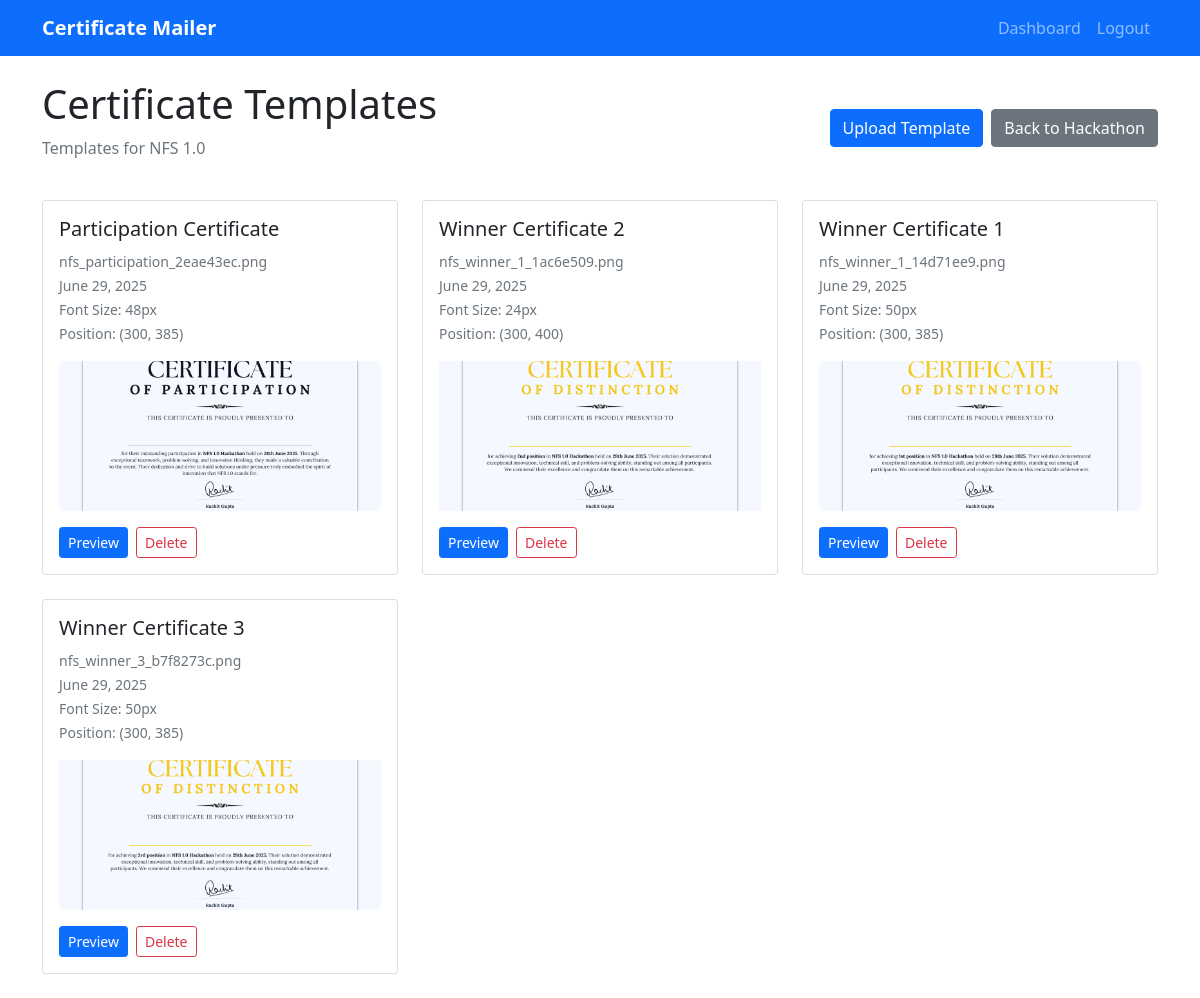
The page /hackathon/1/templates (signed in) on the database its author committed.
### models.py (models this page shows)
class Hackathon(db.Model):
    id = db.Column(db.Integer, primary_key=True)
    name = db.Column(db.String(100), nullable=False)
    description = db.Column(db.Text)
    created_at = db.Column(db.DateTime, default=datetime.utcnow)
    user_id = db.Column(db.Integer, db.ForeignKey('user.id'), nullable=False)
    certificate_templates = db.relationship('CertificateTemplate', backref='hackathon', lazy=True)
    participants = db.relationship('Participant', backref='hackathon', lazy=True)
    resubmission_form_link = db.Column(db.String(255))  # Link for resubmission form
    feedback_form_link = db.Column(db.String(255))  # Link for feedback form

class CertificateTemplate(db.Model):
    id = db.Column(db.Integer, primary_key=True)
    name = db.Column(db.String(100), nullable=False)  # e.g., "Winner", "Participation"
    filename = db.Column(db.String(255), nullable=False)
    name_x_position = db.Column(db.Float, default=300)
    name_y_position = db.Column(db.Float, default=400)
    font_size = db.Column(db.Integer, default=24)
    font_color = db.Column(db.String(7), default='#000000')
    hackathon_id = db.Column(db.Integer, db.ForeignKey('hackathon.id'), nullable=False)
    created_at = db.Column(db.DateTime, default=datetime.utcnow)

### blueprints/certificates/routes.py (the view)
@certificates_bp.route('/hackathon/<int:hackathon_id>/templates')
@login_required
def list_templates(current_user, hackathon_id):
    hackathon = Hackathon.query.filter_by(id=hackathon_id, user_id=current_user.id).first_or_404()
    templates = CertificateTemplate.query.filter_by(hackathon_id=hackathon_id).all()
    return render_template('certificates/list.html',
                         hackathon=hackathon,
                         templates=templates,
                         user=current_user)

### templates/certificates/list.html (shortened to what this page needs)
{% extends "base.html" %}
{% block content %}
<div class="d-flex justify-content-between align-items-center mb-4">
    <div>
        <h1>Certificate Templates</h1>
        <p class="text-muted">Templates for {{ hackathon.name }}</p>
    </div>
    <div class="d-flex gap-2">
        <a href="{{ url_for('certificates.upload_template', hackathon_id=hackathon.id) }}" class="btn btn-primary">
             Upload Template
        </a>
        <a href="{{ url_for('hackathon.hackathon_detail', id=hackathon.id) }}" class="btn btn-secondary">
             Back to Hackathon
        </a>
    </div>
</div>
{% if templates %}
    <div class="row">
        {% for template in templates %}
        <div class="col-md-6 col-lg-4 mb-4">
            <div class="card">
                <div class="card-body">
                    <h5 class="card-title">{{ template.name }}</h5>
                    <p class="card-text">
                        <small class="text-muted">
                             {{ template.filename }}<br>
                             {{ template.created_at.strftime('%B %d, %Y') }}<br>
                             Font Size: {{ template.font_size }}px<br>
                             Position: ({{ template.name_x_position|int }}, {{ template.name_y_position|int }})
                        </small>
                    </p>
                    {% set preview_path = 'uploads/certificates/' + hackathon.id|string + '/' + template.filename.replace('.pdf', '_preview.png') %}
                    <div class="mb-3">
                        <img src="{{ url_for('certificates.uploaded_file', filename='certificates/' + hackathon.id|string + '/' + template.filename.replace('.pdf', '_preview.png')) }}"
                             class="img-fluid rounded"
                             style="max-height: 150px; width: 100%; object-fit: cover;"
                             alt="Template preview"
                             onerror="this.style.display='none'">
                    </div>
                    <div class="d-flex gap-2">
                        <a href="{{ url_for('certificates.preview_template', hackathon_id=hackathon.id, template_id=template.id) }}"
                           class="btn btn-primary btn-sm">
                             Preview
                        </a>
                        <button class="btn btn-outline-danger btn-sm"
                                onclick="deleteTemplate('{{ template.id }}', '{{ template.name }}')">
                             Delete
                        </button>
                    </div>
                </div>
            </div>
        </div>
        {% endfor %}
    </div>
{% endif %}
{% endblock %}

### templates/base.html (shortened to what this page needs)
<!DOCTYPE html>
<html lang="en">
<head>
    <link href="https://cdn.jsdelivr.net/npm/bootstrap@5.1.3/dist/css/bootstrap.min.css" rel="stylesheet">
</head>
<body>    <nav class="navbar navbar-expand-lg navbar-dark bg-primary">
        <div class="container">
            <a class="navbar-brand" href="{{ url_for('main.index') }}">Certificate Mailer</a>
            <div class="navbar-nav ms-auto">
                {% if session.token %}
                    <a class="nav-link" href="{{ url_for('main.dashboard') }}">Dashboard</a>
                    <a class="nav-link" href="{{ url_for('auth.logout') }}">Logout</a>
                {% else %}
                    <a class="nav-link" href="{{ url_for('auth.login') }}">Login</a>
                    <a class="nav-link" href="{{ url_for('auth.signup') }}">Sign Up</a>
                {% endif %}
            </div>
        </div>
    </nav>
    <div class="container mt-4">
        {% block content %}{% endblock %}
    </div>
</body>
</html>

### templates/base.html (style rules this page uses)
.navbar-brand { font-weight: bold; }

### rows shown on the page
Hackathon: name "NFS 1.0"
CertificateTemplate: name "Participation Certificate", filename "nfs_participation_2eae43ec.png", created_at "June 29, 2025", font_size "48", name_x_position "300", name_y_position "385", filename (picture)
CertificateTemplate: name "Winner Certificate 2", filename "nfs_winner_1_1ac6e509.png", created_at "June 29, 2025", font_size "24", name_x_position "300", name_y_position "400", filename (picture)
CertificateTemplate: name "Winner Certificate 1", filename "nfs_winner_1_14d71ee9.png", created_at "June 29, 2025", font_size "50", name_x_position "300", name_y_position "385", filename (picture)
CertificateTemplate: name "Winner Certificate 3", filename "nfs_winner_3_b7f8273c.png", created_at "June 29, 2025", font_size "50", name_x_position "300", name_y_position "385", filename (picture)
